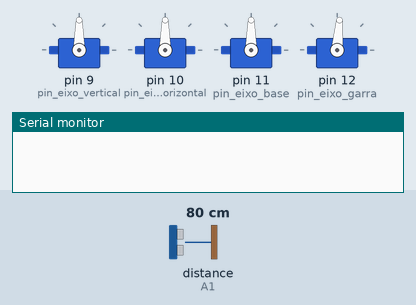
Simulated run of this sketch. Board: Arduino Uno, built with avr-gcc and run on an emulated ATmega328P. Shown: 4 × servo, the last lines printed to the serial monitor. Wiring (inferred from the names in the program): ultrasonic range finder: trigger A0; echo A1. Inputs (shaded band) come from the test bench; at power-on: distance to the obstacle (sensor on A1) 80 cm. The echo pulse lasts 58.3 µs per cm.

Above: at 0.1 s.
At 1.0 s:
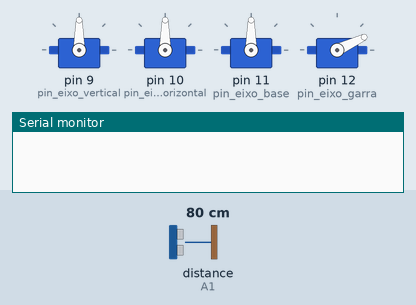
At 2.1 s:
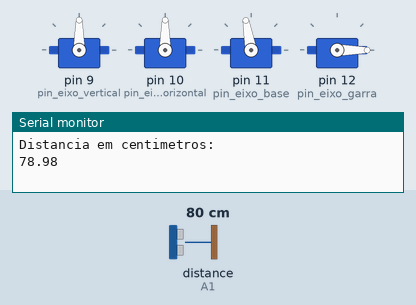
Timing chart, 0 to 3.6 s (numbered marks = the images above):
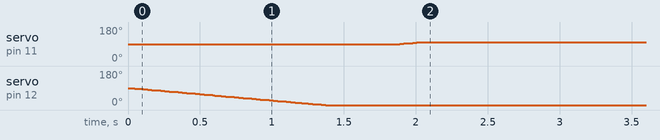

The sketch:

braco_robotico_hcsr04.ino
```cpp
#include <Servo.h>

// Servos motores
#define pin_eixo_vertical 9
#define pin_eixo_horizontal 10
#define pin_eixo_base 11
#define pin_eixo_garra 12

#define defaultDelay 500

// Ultrassonico
#define pin_trigger A0  // Pino usado para disparar os pulsos do sensor
#define pin_echo A1     // Pino usado para ler a saida do sensor

float TempoEcho = 0;
const float VelocidadeSom_mpors = 340;        // em metros por segundo
const float VelocidadeSom_mporus = 0.000340;  // em metros por microsegundo
float DistanciaUltra = 0.0;

// Um eixo do braço robótico
class Eixo {
public:
  int lim_inf;  // limite_inferior em graus
  int lim_sup;  // limite_superior em graus
  int pos;      // Posição do servo
  Servo s;      // Servo do eixo

  Eixo() {
    lim_inf = 0;
    lim_sup = 180;
  }

  Eixo(int limite_inferior, int limite_superior) {
    lim_inf = limite_inferior;
    lim_sup = limite_superior;
  }

  void attachPin(int pin) {
    s.attach(pin);
    s.write(90);
    pos = s.read();
  }

  void movef(int to) {
    pos = s.read();
    int from = pos;

    if (from == to)
      return;

    if (to > lim_sup)
      to = lim_sup;
    else if (to < lim_inf)
      to = lim_inf;

    if (from < to) {
      for (pos = from; pos <= to; pos += 1) {
        s.write(pos);
        delay(15);
      }
    } else {
      for (pos = from; pos >= to; pos -= 1) {
        s.write(pos);
        delay(15);
      }
    }

    pos = s.read();
  }
};

/* Declaração dos servos (usado antes de implementar a classe)
Servo s1;  // (esquerda), varia bem entre 120 e 175 ,abaixa, sobe
Servo s2;  // (direita) varia bem entre 70 e 140, extende, contrai
Servo s3;  // (base) varia bem entre 30 e 150, anti-horario, horario
Servo s4;  // (garra) varia bem entre 0 e 90, abre, fecha
*/

// Criação dos eixos
Eixo vertical = Eixo(85, 100);    // (esquerda), varia bem entre 85 e 100 ,abaixa, sobe
Eixo horizontal = Eixo(90, 180);  // (direita) varia bem entre 90 e 180, extende, contrai
Eixo base = Eixo(30, 150);        // (base) varia bem entre 30 e 150, anti-horario, horario
Eixo garra = Eixo(0, 100);        // (garra) varia bem entre 0 e 100, abre, fecha

void setup() {
  // Setando os pinos para os eixos
  vertical.attachPin(pin_eixo_vertical);
  horizontal.attachPin(pin_eixo_horizontal);
  base.attachPin(pin_eixo_base);
  garra.attachPin(pin_eixo_garra);

  // Inicializando os eixos
  abrirGarra();
  base.movef(100);  // Centraliza

  // Pinos sensor Ultrassônico
  // Configura pino de Trigger como saída e inicializa com nível baixo
  pinMode(pin_trigger, OUTPUT);
  digitalWrite(pin_trigger, LOW);
  pinMode(pin_echo, INPUT);  // configura pino ECHO como entrada

  Serial.begin(9600);
}

void loop() {
  LerUltra();
  PrintUltra();
  delay(500);

  /*
  // Desce
  horizontal.movef(150);
  delay(defaultDelay);

  // Vertical
  vertical.movef(vertical.lim_sup);
  delay(defaultDelay);

  fecharGarra();

  // Vertical
  vertical.movef(vertical.lim_inf);
  delay(defaultDelay);

  // Sobe
  horizontal.movef(horizontal.lim_inf);
  delay(defaultDelay);

  // Base - Direita
  base.movef(base.lim_inf);
  delay(defaultDelay);

  // Desce
  horizontal.movef(150);
  delay(defaultDelay);

  abrirGarra();

  // Sobe
  horizontal.movef(horizontal.lim_inf);
  delay(defaultDelay);

  // Centraliza
  base.movef(100);
  delay(defaultDelay);
  */
}

/* --------------- Funções dos eixos/servos ---------------*/

// Testando os limites de um eixo
void teste(Eixo e) {
  e.movef(e.lim_inf);
  delay(750);
  e.movef(e.lim_sup);
  delay(750);
  e.movef(e.lim_inf);
  delay(750);
}

// Eixo garra
void abrirGarra() {
  garra.movef(garra.lim_inf);
  delay(defaultDelay);
}

void fecharGarra() {
  garra.movef(garra.lim_sup);
  delay(defaultDelay);
}

void move(Servo s, int from, int to) {
  int pos;

  if (from < 0)
    from = 0;
  else if (from > 180)
    from = 180;

  if (to > 180)
    to = 180;
  else if (to < 0)
    to = 0;

  if (from == to)
    return;

  if (from < to) {
    for (pos = from; pos <= to; pos += 1) {
      s.write(pos);
      //Serial.println(s.read());
      delay(15);
    }
  } else {
    for (pos = from; pos >= to; pos -= 1) {
      s.write(pos);
      //Serial.println(s.read());
      delay(15);
    }
  }
}

/* --------------- Funções do sensor Ultrassônico ---------------*/
void DisparaPulsoUltrassonico() {
  // Para fazer o HC-SR04 enviar um pulso Ultrassônico, nos temos
  // que enviar para o pino de trigger um sinal de nivel alto
  // com pelo menos 10us de duraçao
  digitalWrite(pin_trigger, HIGH);
  delayMicroseconds(10);
  digitalWrite(pin_trigger, LOW);
}

float CalculaDistancia(float tempo_us) {  // Calcular a distancia em centimetros
  return (((tempo_us * VelocidadeSom_mporus) / 2) * 100);
}

void LerUltra() {
  DisparaPulsoUltrassonico();
  TempoEcho = pulseIn(pin_echo, HIGH);
  DistanciaUltra = (CalculaDistancia(TempoEcho));
}

void PrintUltra() {
  Serial.println("Distancia em centimetros: ");
  Serial.println(DistanciaUltra);
  Serial.println("\n");
}
```

Measured:
- by itself, servo on pin 11 (pin_eixo_base): 90° → 100° at 1.9 s
